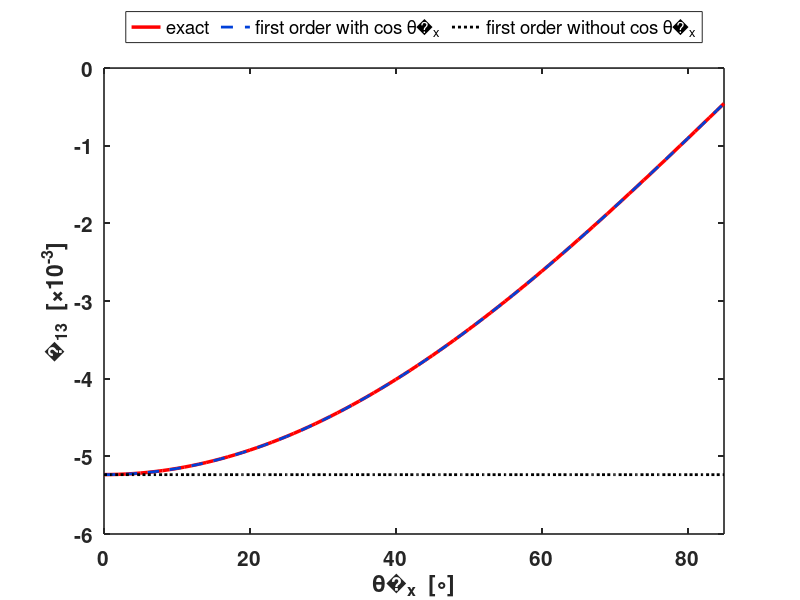

The MATLAB script that drew this image: (Note: this script raises an error after producing the figure.)
% plot_small_angle_cos_geometry.m
% Pure-geometry check of the small-angle form of V_hat' * V (1026 Sec. 1-2):
% no particle, no noise, no filter. Exact rotation products vs the
% first-order a13 = -(a_par - a_perp) cos(theta_hat_x) e_y, with and without cos.

clear; close all;

rx = @(t) [1 0 0; 0 cos(t) -sin(t); 0 sin(t) cos(t)];
ry = @(t) [cos(t) 0 sin(t); 0 1 0; -sin(t) 0 cos(t)];

a_par  = 0.6;            % a_bar parallel (illustrative)
a_perp = 0.3;            % a_bar perpendicular (illustrative)
lam    = diag([a_par a_par a_perp]);
th_y   = deg2rad(20);    % true theta_y (drops out of a13)
e_y    = deg2rad(1);     % theta_y - theta_hat_y, small
thx_deg = 0:1:85;        % theta_hat_x = theta_x (e_x = 0)

a13_exact = zeros(size(thx_deg));
for i = 1:numel(thx_deg)
    thx = deg2rad(thx_deg(i));
    v_hat = ry(th_y - e_y) * rx(thx);
    v_true = ry(th_y) * rx(thx);
    a_meas = v_true * lam * v_true';
    va = v_hat' * a_meas * v_hat;
    a13_exact(i) = va(1, 3);
end
a13_cos   = -(a_par - a_perp) * cosd(thx_deg) * e_y;
a13_nocos = -(a_par - a_perp) * ones(size(thx_deg)) * e_y;

fprintf('theta_hat_x   exact      with cos   without cos\n');
for t = [0 30 60 80]
    i = find(thx_deg == t);
    fprintf('%5d     %9.5f  %9.5f  %9.5f\n', t, a13_exact(i), a13_cos(i), a13_nocos(i));
end

% style of plot_1026_doc_figs.m: default tex font, bold, Unicode a-bar / hat
FS = 15;  hatc = char(770);  th = ['θ' hatc];  abar = char(257);  cB = [0 0.25 0.85];
fig = figure('Color', 'w', 'Position', [60 80 1000 520]);
hold on;  box on;
h1 = plot(thx_deg, a13_exact * 1e3, 'r', 'LineWidth', 2.5);
h2 = plot(thx_deg, a13_cos * 1e3, '--', 'Color', cB, 'LineWidth', 2);
h3 = plot(thx_deg, a13_nocos * 1e3, 'k:', 'LineWidth', 2);
xlim([0 85]);  ylim([-6 0]);
ylabel([abar '_{13}  [\times10^{-3}]']);  xlabel([th '_x  [\circ]']);
legend([h1 h2 h3], {'exact', ['first order with cos ' th '_x'], ['first order without cos ' th '_x']}, ...
    'Location', 'northoutside', 'Orientation', 'horizontal');
set(gca, 'FontSize', FS, 'FontWeight', 'bold', 'LineWidth', 1.2);  set(gca().Toolbar, 'Visible', 'off');

out_dir = fullfile(fileparts(mfilename('fullpath')), '..', '..', 'test_results', 'figs_unused');
if ~exist(out_dir, 'dir'), mkdir(out_dir); end
out_png = fullfile(out_dir, 'fig_small_angle_cos_geometry.png');
exportgraphics(fig, out_png, 'Resolution', 150);
fprintf('saved %s\n', out_png);
